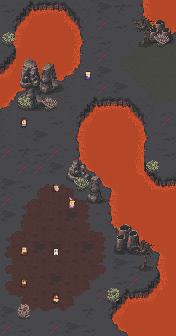

A 2D game scene composited from a Tiled map and its tileset images. What follows is a short description and the map's XML, with each tile layer's data collapsed to a summary:
An orthogonal 11x21 tile map with 16x16 px tiles, 7 tile layers (Tile Layer 4, Tile Layer 5, Tile Layer 6, Tile Layer 7, ...), 2 hidden layers not drawn.

<map version="1.5" tiledversion="2021.02.15" orientation="orthogonal" renderorder="left-down" width="11" height="21" tilewidth="16" tileheight="16" infinite="0" nextlayerid="16" nextobjectid="1">
 <tileset firstgid="1" source="../world_tiles/tileset.tsx" />
 <layer id="10" name="Tile Layer 4" width="11" height="21">
  <data>[231 cells, 231 non-empty, 62 distinct tile ids]</data>
 </layer>
 <layer id="11" name="Tile Layer 5" width="11" height="21">
  <data>[231 cells, 110 non-empty, 47 distinct tile ids]</data>
 </layer>
 <layer id="12" name="Tile Layer 6" width="11" height="21">
  <data>[231 cells, 16 non-empty, 16 distinct tile ids]</data>
 </layer>
 <layer id="13" name="Tile Layer 7" width="11" height="21">
  <data>[231 cells, 12 non-empty, 12 distinct tile ids]</data>
 </layer>
 <layer id="14" name="Tile Layer 8" width="11" height="21">
  <data>[231 cells, 12 non-empty, 8 distinct tile ids]</data>
 </layer>
 <layer id="15" name="Tile Layer 9" width="11" height="21">
  <data>[231 cells, 12 non-empty, 8 distinct tile ids]</data>
 </layer>
 <layer id="7" name="anim" width="11" height="21" visible="0">
  <data>[231 cells, 3 non-empty, 3 distinct tile ids]</data>
 </layer>
 <layer id="8" name="characters" width="11" height="21">
  <data>[231 cells, 8 non-empty, 8 distinct tile ids]</data>
 </layer>
 <layer id="9" name="walkable" width="11" height="21" visible="0">
  <data>[231 cells, 231 non-empty, 2 distinct tile ids]</data>
 </layer>
</map>
